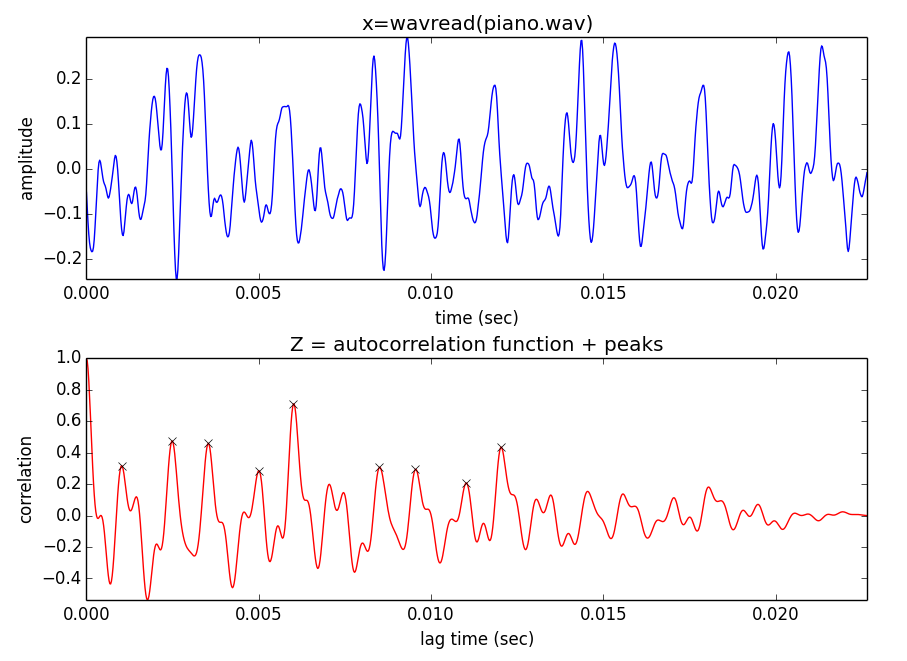

Here is the Python script that generated this plot:
import matplotlib.pyplot as plt
import numpy as np
import math
import time, os, sys
import essentia.standard as ess

sys.path.append(os.path.join(os.path.dirname(os.path.realpath(__file__)), '../../../software/models/'))

import utilFunctions as UF
(fs, x) = UF.wavread('../../../sounds/piano.wav')
start = .3*fs
M = 1000 
xp = x[start:start+M]/float(max(x[start:start+M]))
r = ess.AutoCorrelation(normalization = 'standard')(xp)
r = r / max(r)
peaks = ess.PeakDetection(threshold =.1, interpolate = False, minPosition = .01)(r)

plt.figure(1, figsize=(9, 7))
plt.subplot(211)
plt.plot(np.arange(M)/float(fs), xp, lw=1.5)
plt.axis([0, (M-1)/float(fs), min(xp), max(xp)])
plt.xlabel('time (sec)')
plt.ylabel('amplitude')
plt.title('x (piano.wav)')

plt.subplot(212)
plt.plot(np.arange(M)/float(fs), r, 'r', lw=1.5)
plt.plot(peaks[0]*(M-1)/float(fs),peaks[1], 'x', color='k', markeredgewidth=1.5)
plt.axis([0, (M-1)/float(fs), min(r), max(r)])
plt.title('autocorrelation function + peaks')
plt.xlabel('lag time (sec)')
plt.ylabel('correlation')

plt.tight_layout()
plt.savefig('piano-autocorrelation.png')
plt.show()